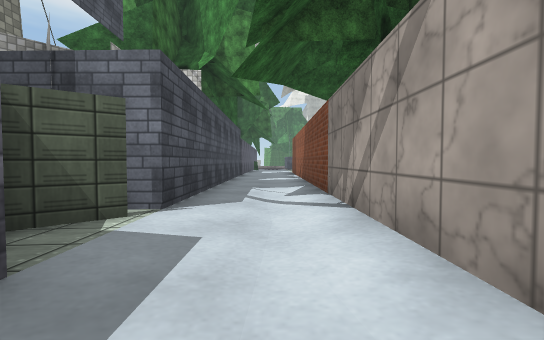
[1] (above)

15 first-person views from a walk through a scene from a Unity 3-D project. The camera is 1.4 m above the floor, tilts 2° down and sees 90° across. Doors are open. The floor is counted in squares, 2 m on a side. Each view is taken from the middle of a square. On the plan, view 1 faces up. The plan holds only what a view shows up to about 9 squares ahead; the rest is blank. The place goes on beyond the plan. The player is left out. Some surface patterns are stand-ins.

[2]
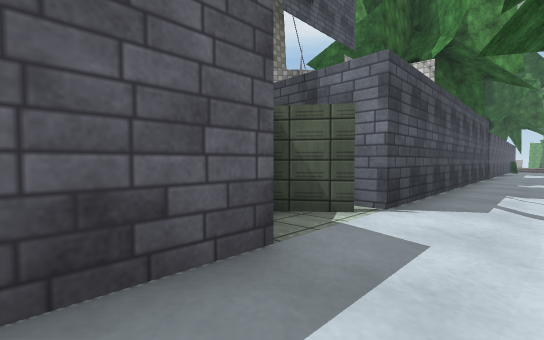

[3]
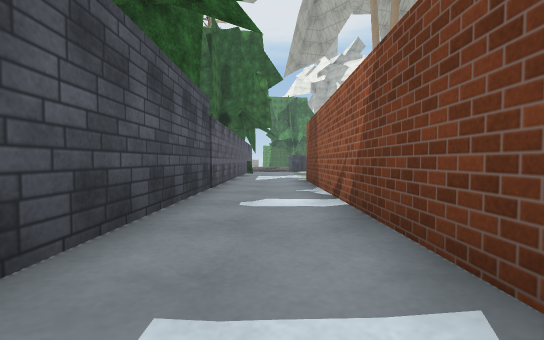

[4]
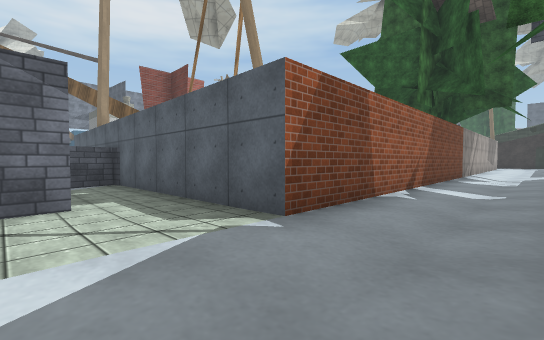

[5]
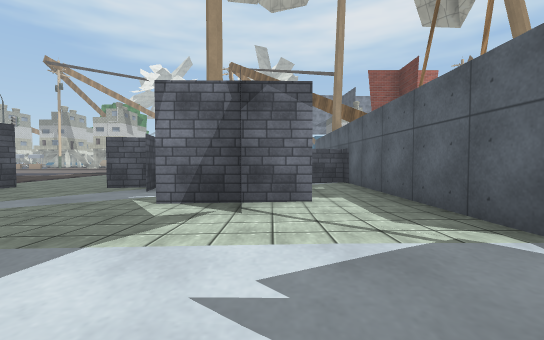

[6]
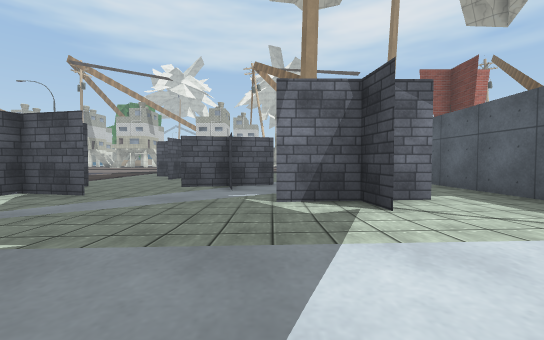

[7]
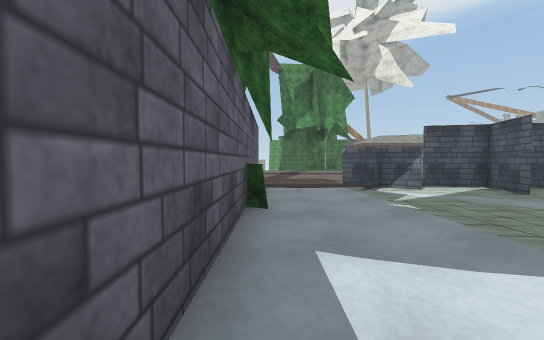

[8]
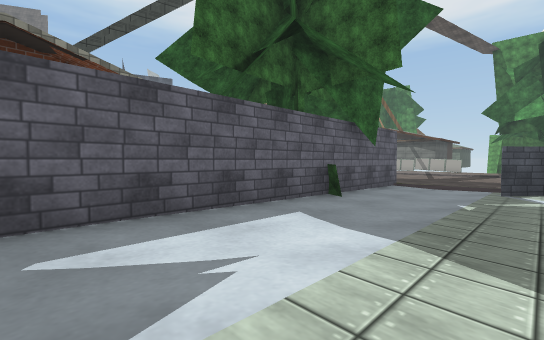

[9]
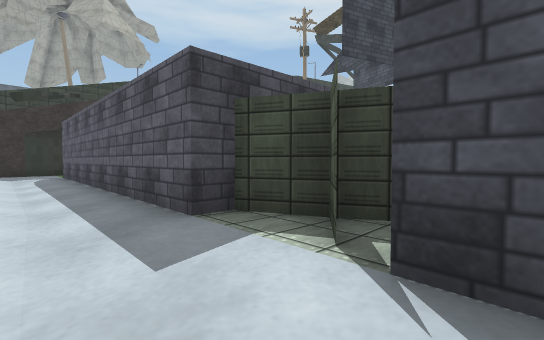

[10]
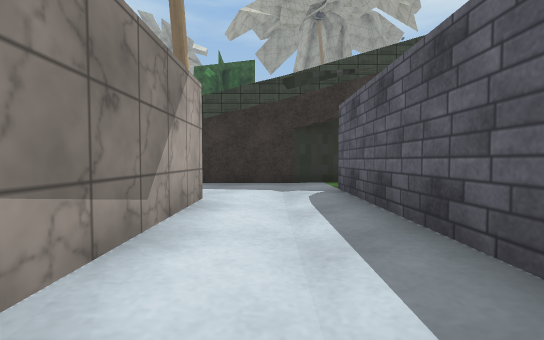

[11]
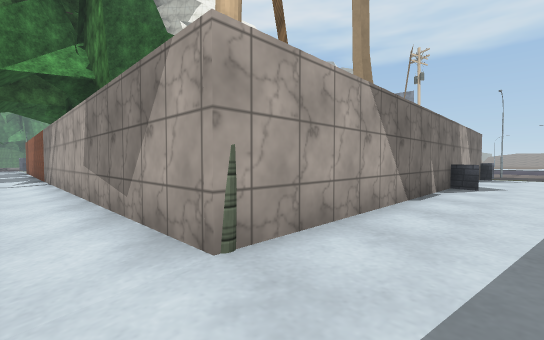

[12]
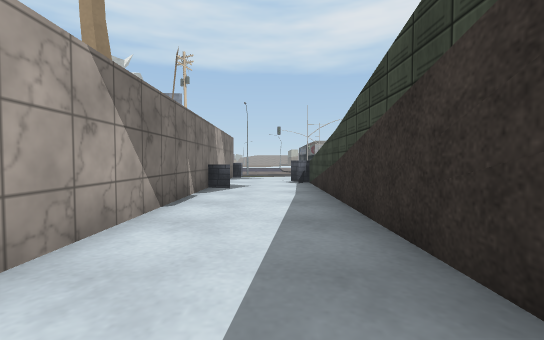

[13]
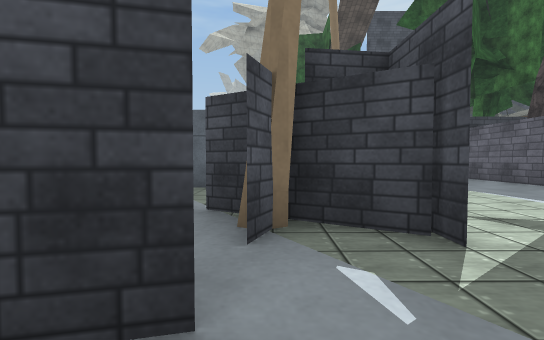

[14]
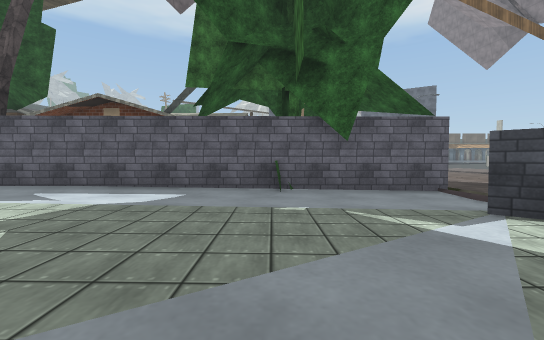

[15]
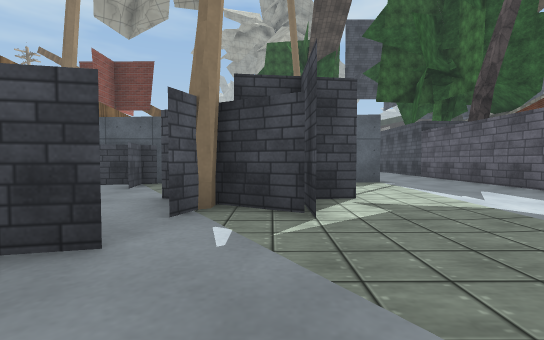

### Floor plan
Key: @ floor where view 1 was taken; # wall or solid block; . main floor; : floor 0.25 m higher than the main floor; - floor 0.25 m lower than the main floor; / step, stairs or slope; = window, fence, low wall or low ledge; ^ raised ledge; O other object.
Columns run from 4 left of view 1 to 12 right of it. Each row starts with its distance up from view 1.
 24   #--###-##..
 23   O------#...
 22  OO-------...
 21  OO--....-#
 20   #.-.....##
 19   #.-...#..#
 18   #.-...###.
 17   #/...##...
 16   #........#.
 15   #........##
 14   #..#######
 13   #..#
 12   #..#
 11   #..#
 10 OO#..#
  9  OO..#
  8   #..#
  7   #..#
  6   #..#
  5   #..#
  4   #..#
  3  ##..#
  2  #:..#
  1  ##..#
  0   #.@#
 -1   #..#
 -2   #:.#
 -3   #:.#
 -4   O:.#
 -5   #:.###########
 -6   #:/:::::::#::::
 -7    ::::::::::::::
 -8   ##=======#::#
 -9             =^

Positions as (right, up) in squares from view 1, and headings:
1: (0, 0), facing up
2: (0, 0), facing up-left
3: (0, 6), facing up
4: (-1, 17), facing down-right
5: (-1, 17), facing right
6: (-1, 19), facing right
7: (-1, 17), facing up
8: (2, 16), facing up-left
9: (0, 4), facing down-left
10: (0, -1), facing down
11: (0, -7), facing up-right
12: (1, -7), facing right
13: (5, 21), facing down
14: (5, 21), facing left
15: (4, 22), facing down
